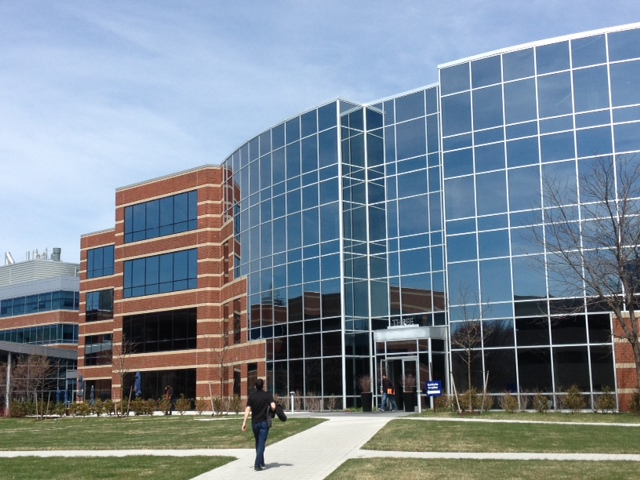
#> input picture ETV2/building1.jpg, 640 x 480 px
$ jupyter execute Assignment2b_HomographyEstimationRobust_9117504.ipynb
#> lines starting #> are read from the running program, lines starting #| are printed output that depends on the picture
# Robust Homography Estimation

Your name: James Bishop

Your ID number: 9117504

We've seen that the DLT is not robust against outliers, which is dissappointing. In the real world, we cannot guarantee always that we will alway get inliers in feature matching algorithms. That's where robust estimation via RANSAC comes in. RANSAC is a powerful, but ultimately quite straightforward algorithm to implement.

Let's start by reading the two images, like we did last time.

[cell 1]
import cv2
import numpy as np
import matplotlib.pyplot as plt

imgL = cv2.imread('building1.jpg',cv2.IMREAD_GRAYSCALE)
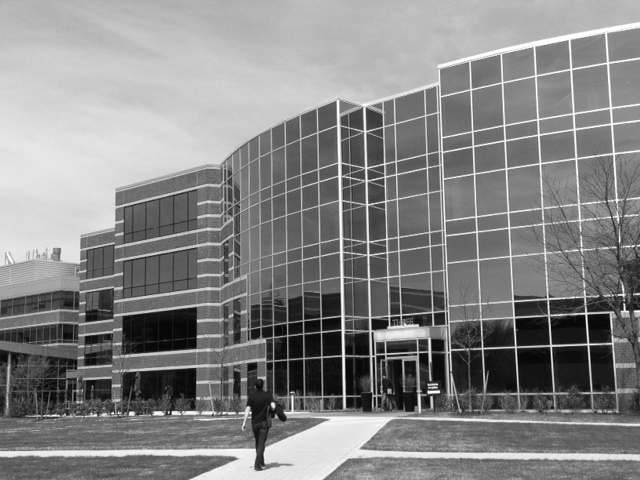
#> imgL: shape (480, 640); min 0, max 255, mean 133.4
plt.imshow(imgL,cmap='gray');

[cell 2]
imgR = cv2.imread('building2.jpg',cv2.IMREAD_GRAYSCALE)
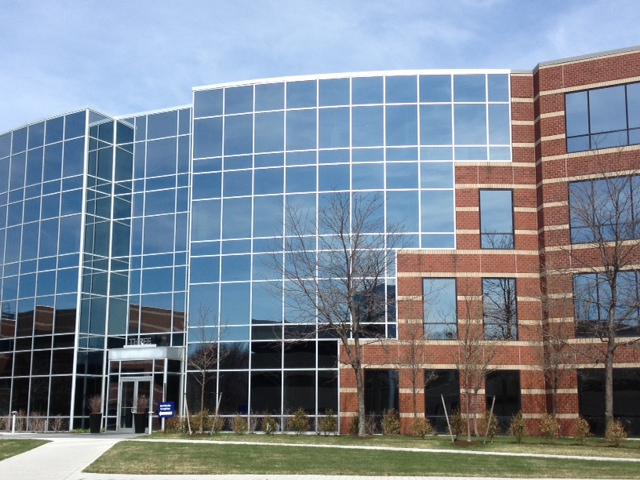
#> input picture ETV2/building2.jpg, 640 x 480 px
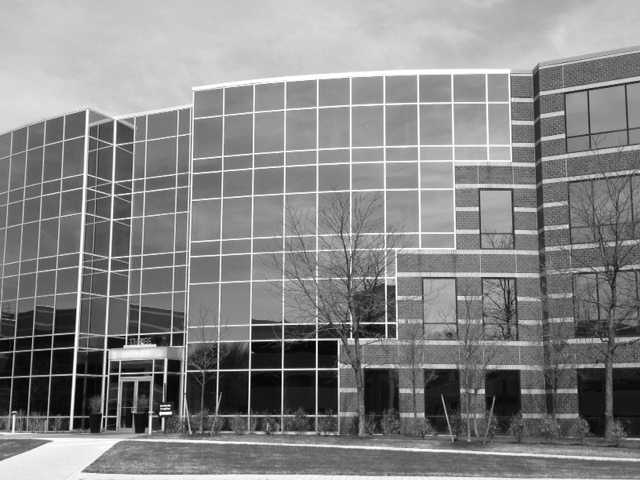
#> imgR: shape (480, 640); min 0, max 255, mean 133.7
plt.imshow(imgR,cmap='gray');

Again, I will give you the feature matching.

[cell 3]
# Initiate ORB detector
orb = cv2.ORB_create()

# find the keypoints and descriptors with ORB
kp1, des1 = orb.detectAndCompute(imgL,None)
#> kp1 = 500 keypoints; strongest (x, y, size): (588, 315, 31), (588, 316, 37.2), (553, 348, 31), (583, 311, 31)
kp2, des2 = orb.detectAndCompute(imgR,None)
#> kp2 = 500 keypoints; strongest (x, y, size): (314, 342, 31), (319, 341, 31), (314, 337, 31), (314, 371, 31)
# create BFMatcher object
bf = cv2.BFMatcher(cv2.NORM_HAMMING, crossCheck=True)
# Match descriptors.
matches = bf.match(des1,des2)
#> matches = 237 matches
# Sort them in the order of their distance.
matches = sorted(matches, key = lambda x:x.distance)

# Draw first 120 matches.
img3 = cv2.drawMatches(imgL,kp1,imgR,kp2,matches[:200],None,flags=cv2.DrawMatchesFlags_NOT_DRAW_SINGLE_POINTS)
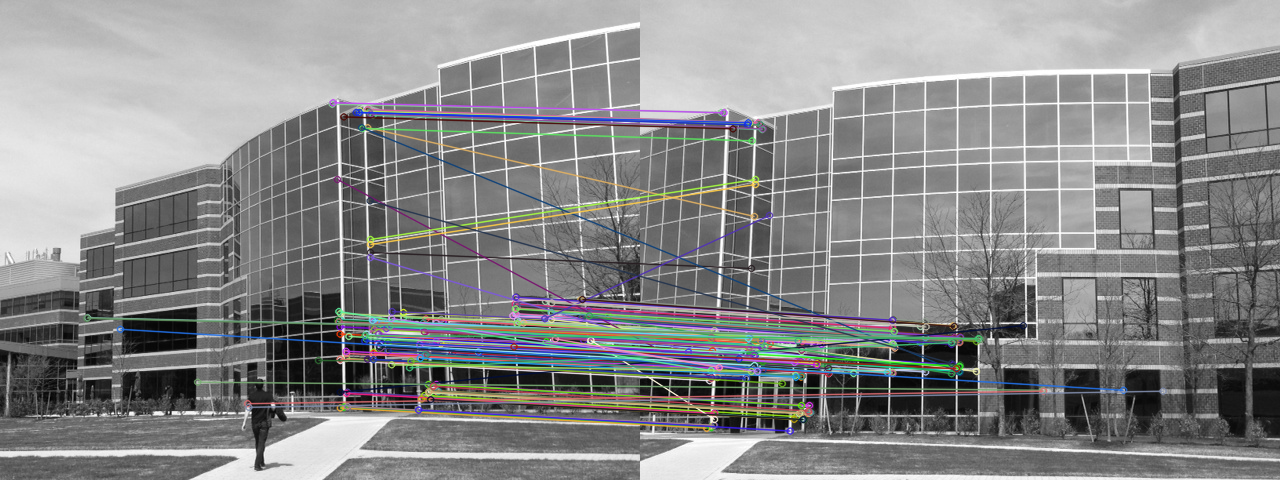
#> img3: shape (480, 1280, 3); mean of channels 0, 1, 2 137.6, 137.3, 136.9; drawn as B, G, R
plt.figure(figsize = (15,15)),plt.imshow(img3),plt.show();

As we noticed before, there are a few outliers that we dislike, as we saw they really messed up the DLT. Let's look at how to handle these.

[cell 4]
# Extract 200 features, outliers and all
n_features = 200
left_pts = np.float32([kp1[m.queryIdx].pt for m in matches[:200]]).reshape(-1,2)
#> left_pts = 200 pairs, first value 86.4 to 608, second value 102.2 to 409.5
rght_pts = np.float32([kp2[m.trainIdx].pt for m in matches[:200]]).reshape(-1,2)
#> rght_pts = 200 pairs, first value 48 to 522.5, second value 112 to 430.6

Recall from the lectures that this is the RANSAC algorithm for estimating the homography:

<font color='blue'>

#### Task:

Create a robust panorama generator from the two photos, based on the RANSAC algorithm. Soem helpful hints are given in the code below.

[cell 5]
#Function to create the B matrix
# This function first creates the B_i matrix, then appends it to B for
# each set of correspondence points passsed to the function.

def create_B_matrix(left_pts, rght_pts):

      B = np.zeros((0,9)) # Initialize B matrix
# Get the first pair of corresponding points between the left_pts and rght_pts arrays
      x, y = left_pts[0][0], left_pts[0][1]
      x_i, y_i = rght_pts[0][0], rght_pts[0][1]

# Create the 2x9 B_i matrix for this pair
      B_i = np.array([
        [-x, -y, -1, 0, 0, 0, x_i*x, x_i*y, x_i],
        [0, 0, 0, -x, -y, -1, y_i*x, y_i*y, y_i]
        ])
      B=B_i # Initialise B to the first calculated value of B_i

# Iterate through the rest of the correspondence pairs
      for i in range(1, len(left_pts)):
          x, y = left_pts[i][0], left_pts[i][1]
          x_i, y_i = rght_pts[i][0], rght_pts[i][1]

    # Construct the two rows for each correspondence (B_i) and append to B
          B_i = np.array([
            [-x, -y, -1, 0, 0, 0, x_i*x, x_i*y, x_i],
            [0, 0, 0, -x, -y, -1, y_i*x, y_i*y, y_i]
            ])
          B = np.append(B, B_i, axis=0)

      return B

[cell 6]
##################
# Your code here

# Initialisations
# This just means that the randomness is repeatible
np.random.seed(42)

# There is a whole theory around how many RANSAC iterations are required
# for a 99% probability that you will get convergence. But as mentioned in
# the lectures, most people just muddle with it until they get a good number
# In this case, let's go with 50 RANSAC iterations
n_ransac_iters = 50


# These are the variables that the RANSAC iterations should populate
# The number of inliers that the best RANSAC iteration gives
n_inliers_best = 0

# The best homography matrix, based on the number of inliers
best_H = []

# We also need to keep the subset of feature locations that are counted as inliers.
# As mentioned above, we want to do a final DLT on all of the inliers
best_inliersR = []

# We also need a threshold for our inliers
thresh = 5

n_inliers_list=[]
# The RANSAC iterations
for i in range(0,n_ransac_iters):
    #Initialise arrays of randomly generated correspondence points and inliers
    randL=[]
    randR=[]
    inliersL = []
    inliersR = []

    # 1. Pick four random points. We use four, as this is the minumum needed to get a
    # valid homography estimate. I suggest to use np.random.randint()
    idxs = np.random.randint(0,n_features,4,int)

    # Select the image keypoints based on the randomly chosen indices
    for j in idxs:
        randL.append(left_pts[j])
        randR.append(rght_pts[j])

    # 2. Build the B matrix for the four random points, run the SVD, and get the inner
    # homography estimate. This is just the same as the DLT in the previous task (hint,
    # you can probably copy paste)

    # Create B matrix, using function create_B_matrix() defined earlier
    B = create_B_matrix(randL, randR)

    #Perform Singular Value Decomposition
    U, S, Vt = np.linalg.svd(B)

    #Get the last row of the V matrix, this contains the homography parameters
    v_9 = Vt[-1]

    # Reshape the vector of homography parameters into the 3x3 matrix H
    H = v_9.reshape(3, 3)

    # Normalize H such that h_33 is 1
    H_n = H / H[2,2] #Array indexing starts at 0, hence h_33 is in position H[2,2]

    # 3. Check how many inliers we have. We want to multiply the left points by the
    # homography matrix, and see how well they match to the right points (are they
    # within the threshold distance).
    #     Remember, the homography matrix is a homogeneous transform ... so you
    #     have to convert the points to homogeneous form (append a 1) before
    #     multiplying
    # Using Homography matrix (H), transform remainining left_pts not randomly chosen

    n_inliers=0 # The number of inliers that RANSAC counts, initialized to 0
    for j in range(0,n_features):
            if j not in idxs:

                # Convert co-ordinates to canonical form
                left_xy_1 = np.append(left_pts[j], 1)
                rght_xy_1 = np.append(rght_pts[j], 1)

                # Perform Homography transform on left point
                x_hat = np.dot(H_n, left_xy_1)

                # Normazlize x_hat by 3rd element 'w'
                x_hat = x_hat / x_hat[2]

                # Compute square of distance between x_hat and rght_pts[j]
                # NEED to look at this - should the inliers array only be updated
                #in the main RANSAC loop?
                sq_dist = (np.linalg.norm(x_hat-rght_xy_1))**2
                if sq_dist < thresh:
                    inliersL.append(left_pts[j])
                    inliersR.append(rght_pts[j])
                    n_inliers+=1
    print(f"RANSAC iteration {i} has {n_inliers} inliers")

# 4. Is this the best so far? If it is, store the information here
    if n_inliers > n_inliers_best:
       n_inliers_best = n_inliers
       best_H = H_n
       best_inliersL = list(inliersL)
       best_inliersR = list(inliersR)
       n_inliers_best_idx=i
#> after the loop, best_H = [[1.34, -0.0884, -339.7], [0.258, 1.21, -80.88], [0.000585, -8.14e-05, 1]]; best_inliersL = 125 pairs, first value 338 to 590.4, second value 109.2 to 409.5; best_inliersR = 125 pairs, first value 66.24 to 319, second value 122.4 to 430.6; n_inliers_best = 125; n_inliers_best_idx = 39
print(f"The best number of inliers is {n_inliers_best}, found at run #{n_inliers_best_idx}")
#| The best number of inliers is 125, found at run #39

[cell 7]
# 5. Once the RANSAC loop exits, run the DLT algorithm again on all of the inliers. Again,
# this is very similar to what you did in the last task, just using the RANSAC inliers not
# all of the features.

B = create_B_matrix(best_inliersL, best_inliersR)

# Perform singular value decomposition (SVD) using function given in lecture
(U,S,V) = np.linalg.svd(B, full_matrices=True)
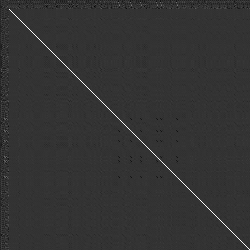
#> U: shape (250, 250) float64; min -0.254, max 0.992, mean -0.000338; drawn with min black and max white
#> S = [2477053.5, 260604.3, 5998, 1393.7, 515, 189.6, 134.9, 0.475, 0.0367]

#Get the last row of the V matrix, this contains the homography parameters
v_9 = V[-1]
#> v_9 = [-0.00389, 0.000272, 0.981, -0.00064, -0.00357, 0.193, -1.48e-06, 1.5e-07, -0.00301]

# Reshape the vector of homography parameters into the 3x3 matrix H
H = v_9.reshape(3, 3)
#> H = [[-0.00389, 0.000272, 0.981], [-0.00064, -0.00357, 0.193], [-1.48e-06, 1.5e-07, -0.00301]]

# Normalize H such that h_33 is 1
H = H / H[2,2] #Array indexing starts at 0, hence h_33 is in position H[2,2]
#> H = [[1.29, -0.0902, -326.1], [0.213, 1.19, -64.11], [0.000492, -4.99e-05, 1]]

# Calculate the inverse of the normalised homography matrix
H_inv = np.linalg.inv(H)
#> H_inv = [[0.678, 0.0611, 225.1], [-0.14, 0.833, 7.73], [-0.000341, 1.15e-05, 0.89]]

At the end of the RANSAC, you should have a robust estimate of the homography matrix, which handles outliers in a way that the DLT simply wasn't able to.

<font color='blue'>

#### Task:
Warp the right image to match the left image, and create your two-image panorama again. code snippet below. Only a small piece of code to add here.

Don't forget, we are warping the right image tot match the left, so we use the homography inverse.

[cell 8]
##################
# Your code here


imgW = cv2.warpPerspective(imgR, H_inv,(1000,imgL.shape[0])) # replace the 3 dots with your code
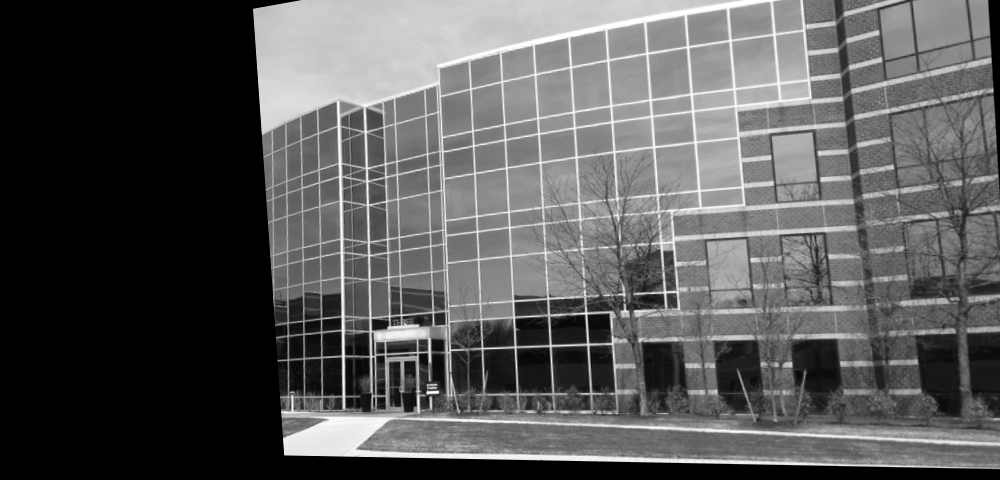
#> imgW: shape (480, 1000); min 0, max 255, mean 88.8

# This piece puts the left image in the output image at the requisite place
imgW[:,:imgL.shape[1]] = imgL
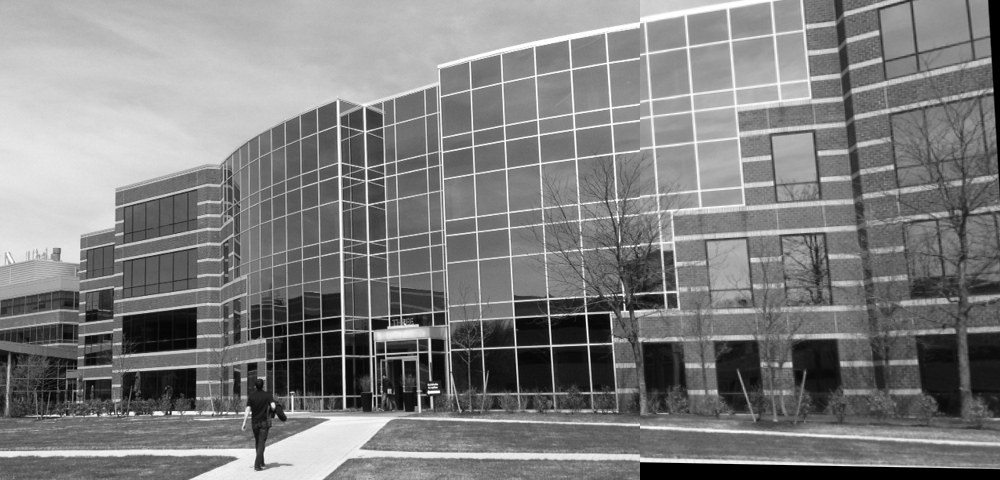
#> imgW: shape (480, 1000); min 0, max 255, mean 126.8

plt.imshow(imgW,cmap='gray');
